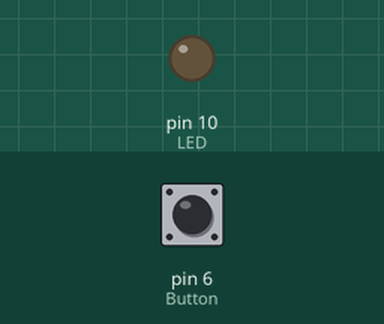
The sketch below on a simulated Arduino Uno, built with avr-gcc and run on an emulated ATmega328P. Shown: output pins drawn as LEDs (lit = HIGH). Inputs (shaded band) come from the test bench; at power-on: pin 6 (Button) LOW. What the sketch prints to the serial monitor is not drawn.

Above: at 1.2 s.
1.3 s: pin 6 (Button) pulled HIGH for 0.15 s
At 1.37 s:
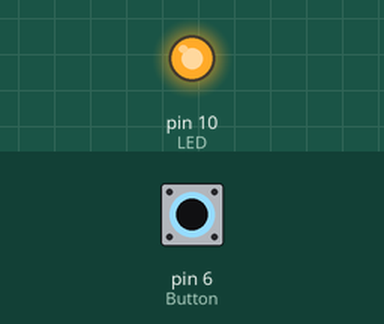
2.9 s: pin 6 (Button) pulled HIGH for 3.2 s
At 7.5 s:
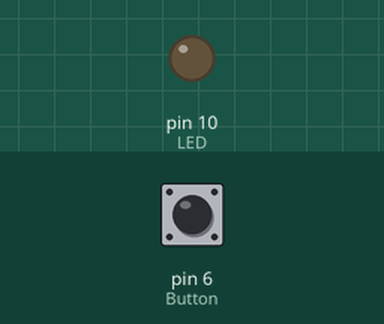
Timing chart, 0 to 9.0 s (numbered marks = the images above; inputs shaded):
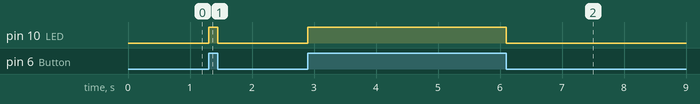

The sketch:

4_toc_toc.ino
```cpp
int LED = 10;
int Button = 6;
bool state = false;

void setup()
{
    pinMode(LED, OUTPUT);
    pinMode(Button, INPUT);
    Serial.begin(9600) ;
}
void loop()
{
    state = digitalRead(Button);
    Serial.print(state);
    if (state == true)
    {
        digitalWrite(LED, HIGH);
    }
    else
    {
        digitalWrite(LED, LOW);
    }


}
```

Measured:
- after the input at 1.3 s, pin 10 (LED): LOW → HIGH at once, → LOW 0.15 s later
- after the input at 2.9 s, pin 10 (LED): LOW → HIGH at once, → LOW 3.2 s later
